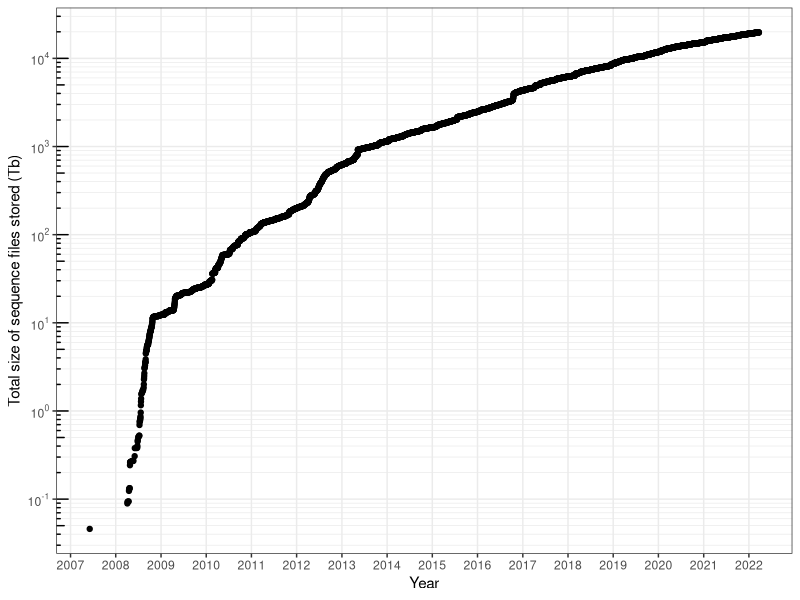

Source code (R):
## ---- chunk 1
library(ggplot2)
library(ggfortify)
library(scales)
sradat <- read.csv("data/sra_stat.csv", header = T)
obj <- as.Date(sradat$date, format = "%m/%d/%Y", origin = sradat$date[1])

breaks = 10^(-10:10)
minorbreaks = rep(1:9, 21)*(10^rep(-10:10, each = 9))
ggplot(sradat, aes(x=obj, y=bytes/1099511627776)) +
  geom_point() +
  scale_x_date(breaks = seq(as.Date("2000-01-01"), as.Date("2050-12-31"), by="1 year"), 
               labels=date_format("%Y"), minor_breaks = as.Date("01/01/2000")) +
  scale_y_log10(breaks = breaks, minor_breaks = minorbreaks,
                labels = trans_format("log10", math_format(10^.x))) +
  theme_bw() + 
  annotation_logticks(sides = "l") +
  xlab("Year") + 
  ylab("Total size of sequence files stored (Tb)")
